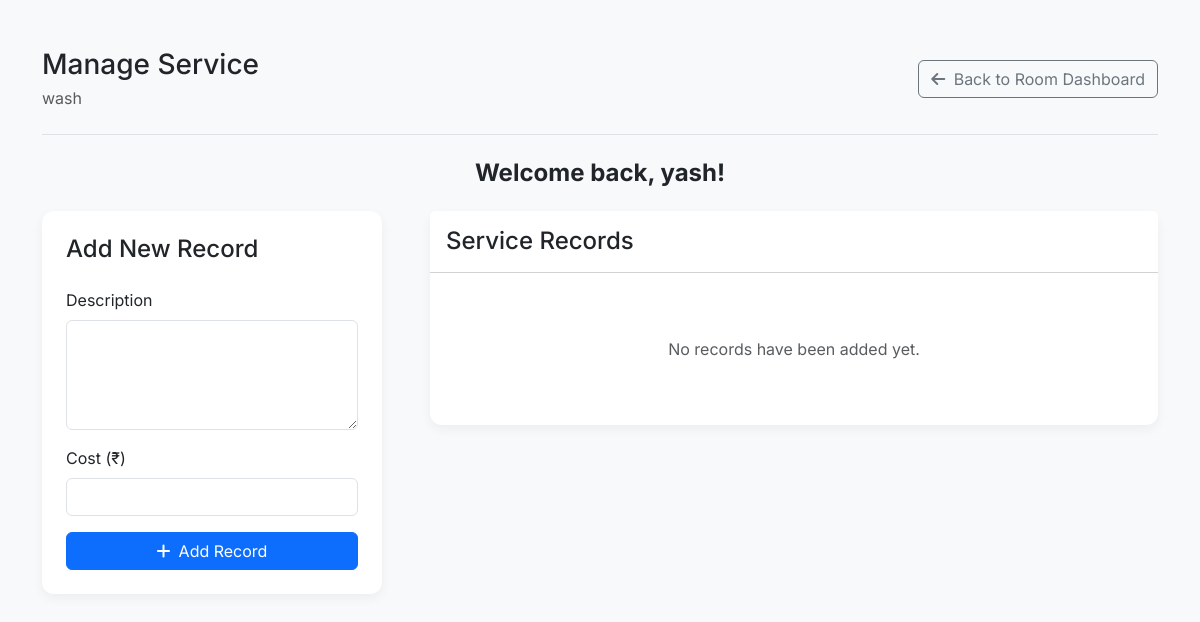
The app's page /services/4/manage/ (signed in), older data.
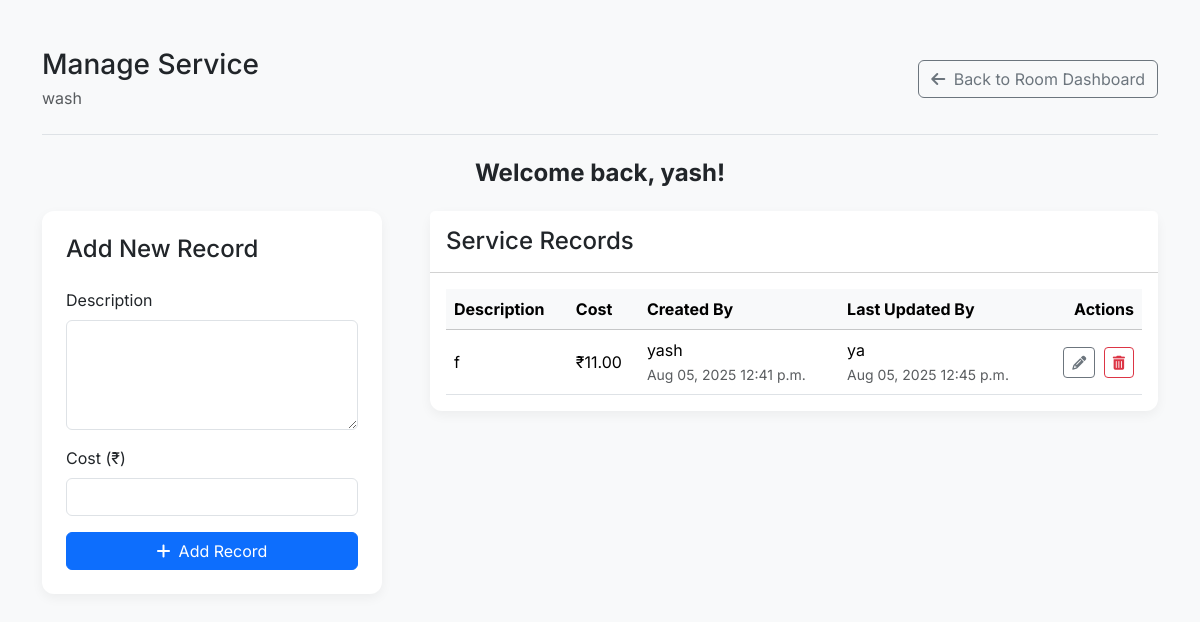
The same page, newer data.
### Room/models.py (models this page shows, shortened)
class ServiceRecord(models.Model):
    service = models.ForeignKey('Allservices', on_delete=models.CASCADE, related_name='records')
    description = models.TextField()
    cost = models.DecimalField(max_digits=10, decimal_places=2)
    created_by = models.ForeignKey(User, on_delete=models.SET_NULL, null=True, related_name='created_records')
    updated_by = models.ForeignKey(User, on_delete=models.SET_NULL, null=True, blank=True,
                                   related_name='updated_records')
    created_at = models.DateTimeField(auto_now_add=True)
    updated_at = models.DateTimeField(auto_now=True)

### Room/views.py (the view, shortened to what this page needs)
# urls.py: path('services/<int:service_id>/manage/', views.manage_service, name='manage_service'),
@login_required
def manage_service(request, service_id):
    service = get_object_or_404(Allservices, pk=service_id)
    service_records = service.records.all().order_by('-created_at')
    context = {
        'service': service,
        'service_records': service_records,
        'is_owner': request.user == service.room.owner
    }
    return render(request, 'Room/manage_service.html', context)

### templates/Room/manage_service.html (shortened to what the changed rows need)
<!DOCTYPE html>
<html lang="en">
<head>
    <link href="https://cdn.jsdelivr.net/npm/bootstrap@5.3.3/dist/css/bootstrap.min.css" rel="stylesheet">
    <link rel="stylesheet" href="https://cdnjs.cloudflare.com/ajax/libs/font-awesome/6.5.1/css/all.min.css">
</head>
<body>
    <div class="container my-4 my-md-5">
        <header class="d-flex justify-content-between align-items-center pb-4 mb-4 border-bottom">
            <div>
                <h1 class="h3 mb-1">Manage Service</h1>
            </div>
        </header>
        <div class="row g-5">
            <div class="col-lg-8">
                <div class="card">
                    <div class="card-body p-3">
                        {% if service_records %}
                            <div class="table-responsive">
                                <table class="table table-hover align-middle mb-0">
                                    <thead class="table-light">
                                        <tr>
                                            <th>Description</th>
                                            <th>Cost</th>
                                            <th>Created By</th>
                                            <th>Last Updated By</th>
                                            <th class="text-end">Actions</th>
                                        </tr>
                                    </thead>
                                    <tbody>
                                        {% for record in service_records %}
                                        <tr>
                                            <td>{{ record.description|truncatewords:10 }}</td>
                                            <td>₹{{ record.cost|floatformat:2 }}</td>
                                            <td>{{ record.created_by.username }} <br><small class="text-muted">{{ record.created_at|date:"M d, Y P" }}</small></td>
                                            <td>
                                                {% if record.updated_by %}
                                                    {{ record.updated_by.username }} <br><small class="text-muted">{{ record.updated_at|date:"M d, Y P" }}</small>
                                                {% else %}
                                                    N/A
                                                {% endif %}
                                            </td>
                                            <td class="text-end">
                                                <a href="{% url 'edit_service_record' record.id %}" class="btn btn-sm btn-outline-secondary me-1" title="Edit"><i class="fas fa-pencil-alt"></i></a>
                                                {% if is_owner %}
                                                <form method="POST" action="{% url 'delete_service_record' record.id %}" class="d-inline">
                                                    <button type="submit" class="btn btn-sm btn-outline-danger" title="Delete" onclick="return confirm('Are you sure?');"><i class="fas fa-trash-alt"></i></button>
                                                </form>
                                                {% endif %}
                                            </td>
                                        </tr>
                                        {% endfor %}
                                    </tbody>
                                </table>
                            </div>
                        {% else %}
                            <div class="text-center p-5"><p class="mb-0 text-muted">No records have been added yet.</p></div>
                        {% endif %}
                    </div>
                </div>
            </div>
        </div>
    </div>
</body>
</html>

Row changes from the older to the newer data that the page shows:
added ServiceRecord: description "f", cost "11.00", created_by.username "yash", created_at "Aug 05, 2025 12:41 p.m.", updated_by.username "ya", updated_at "Aug 05, 2025 12:45 p.m."
Text that changed along with them:
text no longer shown: "No records have been added yet."
text now shown: "Description Cost Created By Last Updated By Actions"
